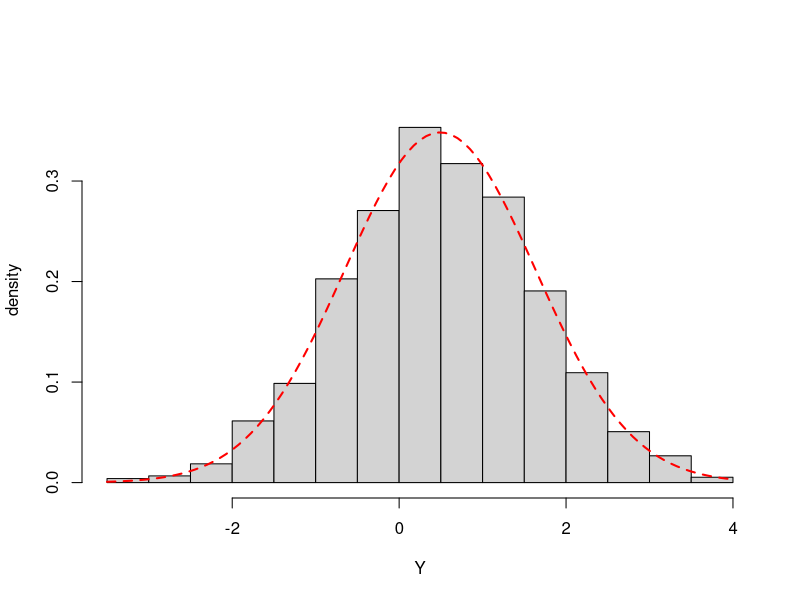
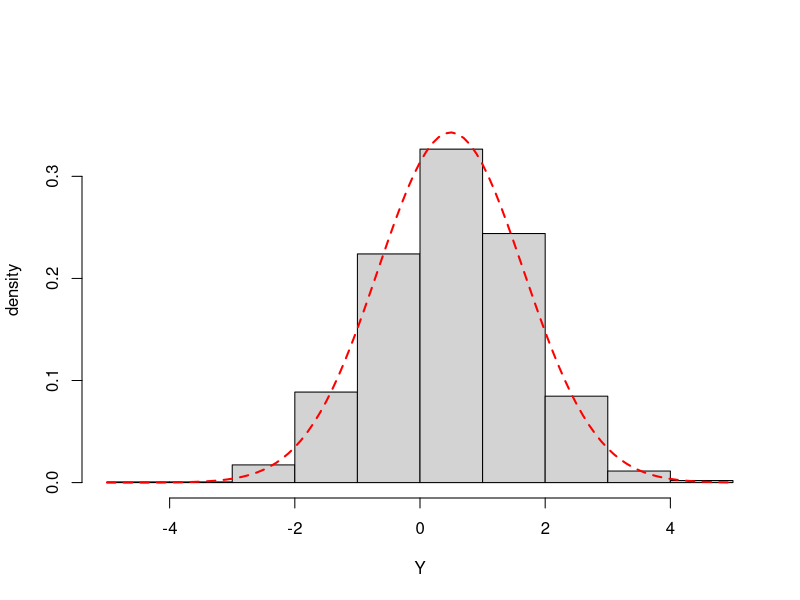
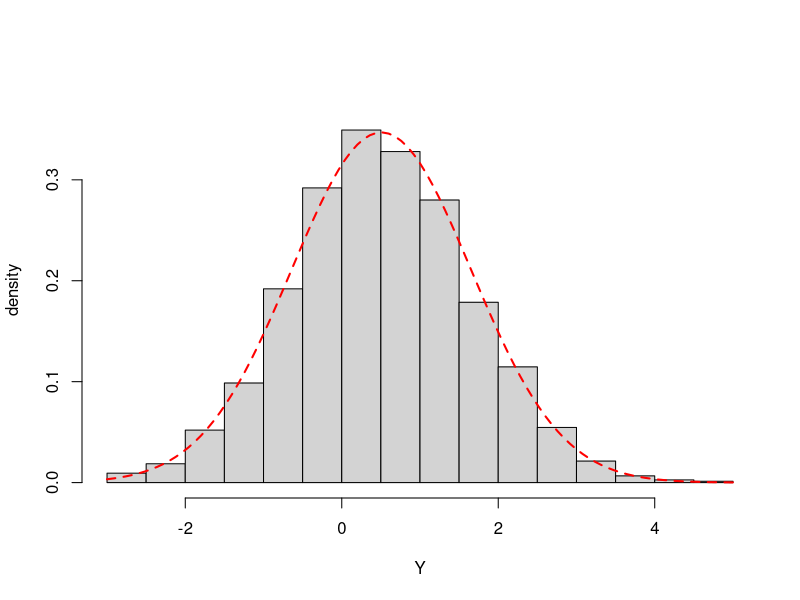
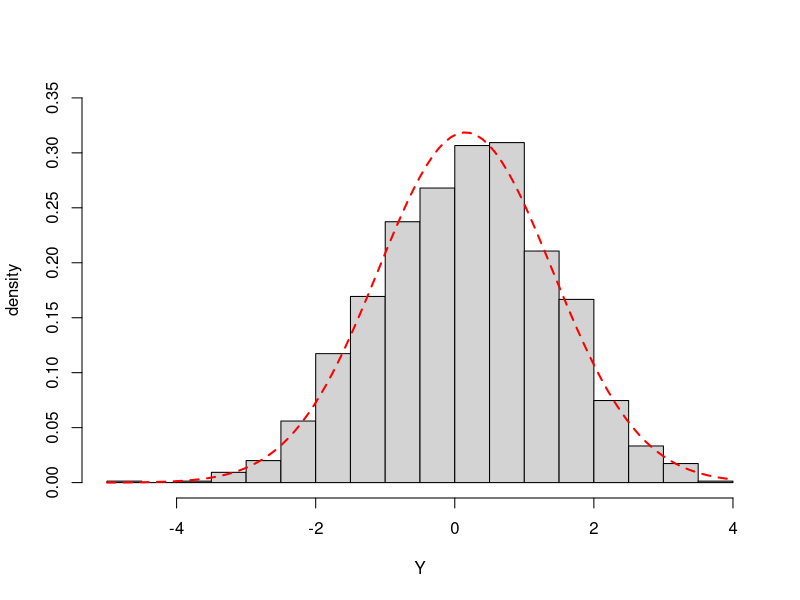
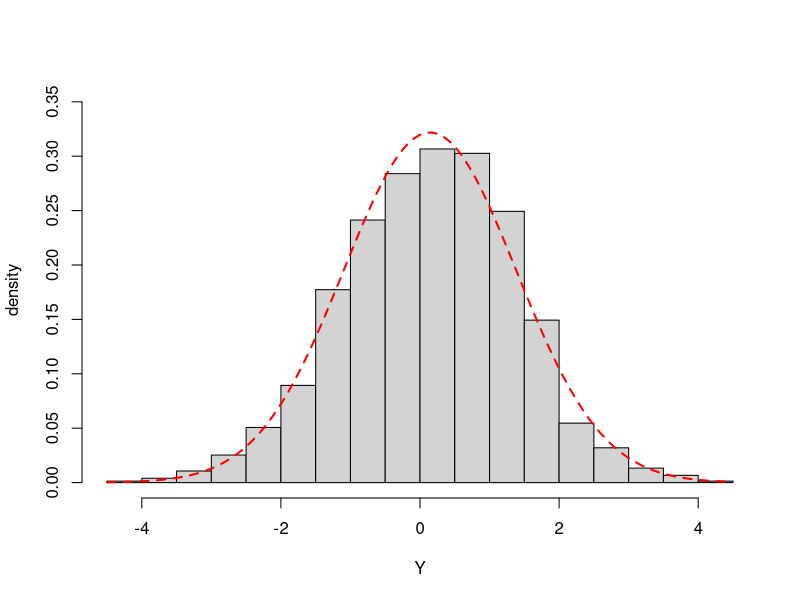
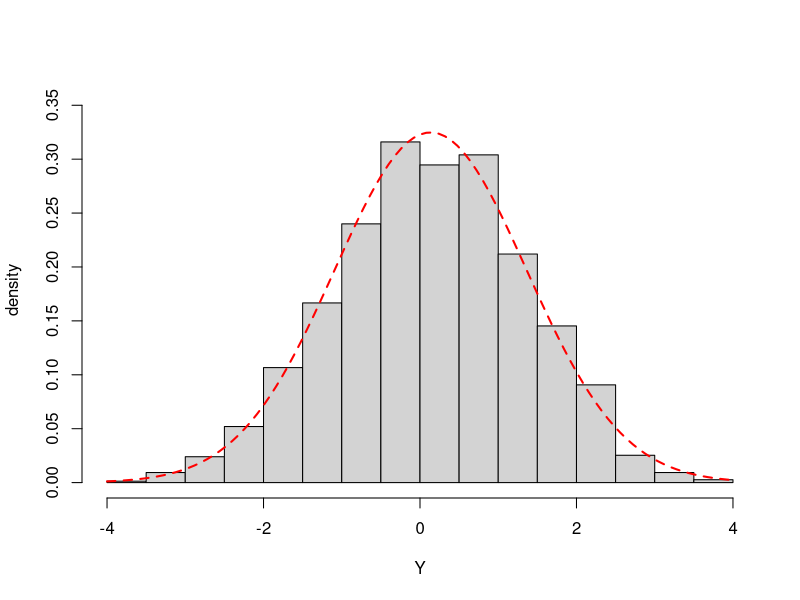
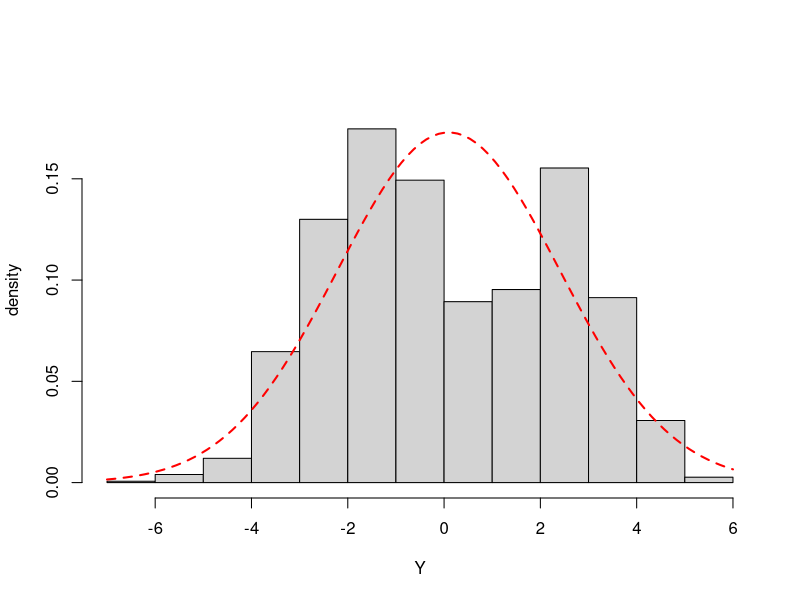
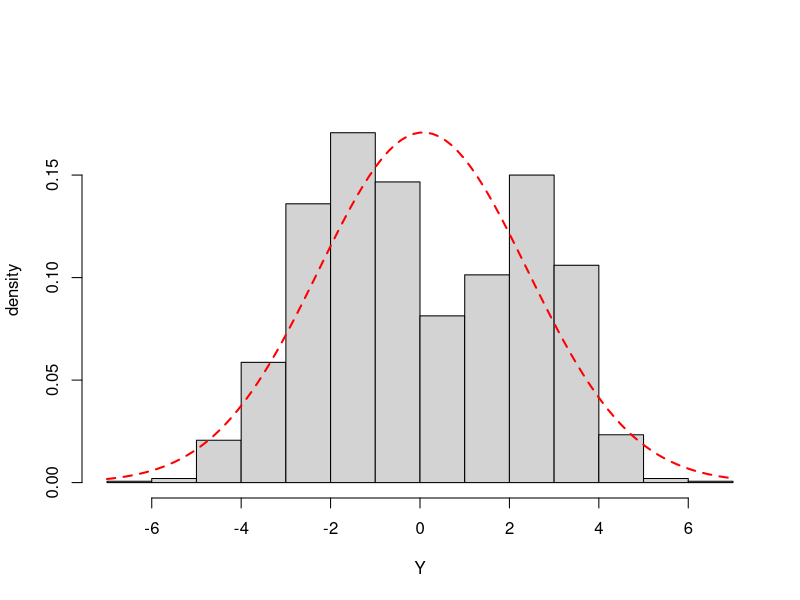

These figures' R source, in order:
## ---- chunk 1
knitr::opts_chunk$set(echo = TRUE)
## ---- chunk 2
### -------------------------------
### Function: generate_mrem_data()
### -------------------------------
# Generates one simulated meta-analysis dataset under a Mixture Random Effects Model (MREM)

generate_mrem_data <- function(K, pi_g, mu_g, tau2_g, s2_min = 0.5, s2_max = 1) {
  
  # ---- Check Inputs ----
  G <- length(pi_g)
  if (abs(sum(pi_g) - 1) > 1e-6) stop("Mixing proportions pi_g must sum to 1.")
  if (length(mu_g) != G | length(tau2_g) != G) stop("Lengths of pi_g, mu_g, and tau2_g must match.")
  
  # ---- Step 1: Generate component membership z_i ----
  z_i <- sample(1:G, size = K, replace = TRUE, prob = pi_g)
  
  # ---- Step 2: Generate true effect sizes δ*_i ----
  delta_i <- sapply(z_i, function(g) rnorm(1, mean = mu_g[g], sd = sqrt(tau2_g[g])))
  
  # ---- Step 3: Generate within-study variances s_i² ----
  s2_i <- runif(K, min = s2_min, max = s2_max)
  
  # ---- Step 4: Generate observed effect sizes Y_i ----
  Y_i <- rnorm(K, mean = delta_i, sd = sqrt(s2_i))
  
  # ---- Step 5: Return as data frame ----
  data.frame(
    study = 1:K,
    component = z_i,
    delta_true = delta_i,
    s2 = s2_i,
    Y = Y_i
  )
}
## ---- chunk 3
set.seed(315)

# Scenario 4: No mixture
pi_g <- c(1)
mu_g <- c(0.5)
tau2_g <- c(0.8^2)

K= 1500

run_count = c(100, 250, 450)

for(it in 1: 500){
  dat1 <- generate_mrem_data(K, pi_g, mu_g, tau2_g)
  if(it == run_count[1]){
    mu <- mean(dat1$Y)
    sigma <- sd(dat1$Y)

    hist(freq = FALSE, dat1$Y, main= "", xlab= "Y", ylab = "density",
         
         ylim = c(0, dnorm(mu, mu, sigma) * 1.1))
    
    
    curve(dnorm(x, mean = mu, sd = sigma),
      add = TRUE,          # Add to the existing plot
      col = "red",         # Color of the curve
      lwd = 2,             # Line width
      lty = 2)             # Line type (e.g., dashed)
  }
  
  if(it == run_count[2]){
    mu <- mean(dat1$Y)
    sigma <- sd(dat1$Y)

    hist(freq = FALSE, dat1$Y, main= "", xlab= "Y", ylab = "density",
         
         ylim = c(0, dnorm(mu, mu, sigma) * 1.1))
    
    
    curve(dnorm(x, mean = mu, sd = sigma),
      add = TRUE,          # Add to the existing plot
      col = "red",         # Color of the curve
      lwd = 2,             # Line width
      lty = 2)             # Line type (e.g., dashed)
  }
  
  if(it == run_count[3]){

    mu <- mean(dat1$Y)
    sigma <- sd(dat1$Y)

    hist(freq = FALSE, dat1$Y, main= "", xlab= "Y", ylab = "density",
         
         ylim = c(0, dnorm(mu, mu, sigma) * 1.1))
    
    
    curve(dnorm(x, mean = mu, sd = sigma),
      add = TRUE,          # Add to the existing plot
      col = "red",         # Color of the curve
      lwd = 2,             # Line width
      lty = 2)             # Line type (e.g., dashed)
  }
  
  
}



## ---- chunk 4
set.seed(1855)

# Scenario: 2-component mixture - unequal heterogeneity
pi_g <- c(0.56, 0.44)
mu_g <- c(-0.5, 1)
tau2_g <- c(0.6^2, 0.4^2)

K= 1500

run_count = c(100, 250, 450)

for(it in 1: 500){
  dat1 <- generate_mrem_data(K, pi_g, mu_g, tau2_g)
  if(it == run_count[1]){
    mu <- mean(dat1$Y)
    sigma <- sd(dat1$Y)

    hist(freq = FALSE, dat1$Y, main= "", xlab= "Y", ylab = "density",
         
         ylim = c(0, dnorm(mu, mu, sigma) * 1.1))
    
    
    curve(dnorm(x, mean = mu, sd = sigma),
      add = TRUE,          # Add to the existing plot
      col = "red",         # Color of the curve
      lwd = 2,             # Line width
      lty = 2)             # Line type (e.g., dashed)
  }
  
  if(it == run_count[2]){
    mu <- mean(dat1$Y)
    sigma <- sd(dat1$Y)

    hist(freq = FALSE, dat1$Y, main= "", xlab= "Y", ylab = "density",
         
         ylim = c(0, dnorm(mu, mu, sigma) * 1.1))
    
    
    curve(dnorm(x, mean = mu, sd = sigma),
      add = TRUE,          # Add to the existing plot
      col = "red",         # Color of the curve
      lwd = 2,             # Line width
      lty = 2)             # Line type (e.g., dashed)
  }
  
  if(it == run_count[3]){

    mu <- mean(dat1$Y)
    sigma <- sd(dat1$Y)

    hist(freq = FALSE, dat1$Y, main= "", xlab= "Y", ylab = "density",
         
         ylim = c(0, dnorm(mu, mu, sigma) * 1.1))
    
    
    curve(dnorm(x, mean = mu, sd = sigma),
      add = TRUE,          # Add to the existing plot
      col = "red",         # Color of the curve
      lwd = 2,             # Line width
      lty = 2)             # Line type (e.g., dashed)
  }
  
  
}


## ---- chunk 5
set.seed(315)
 
# Scenario: 3-component mixture
mu_g <- c(-2.5, -1, 2.5)
tau2_g <- c(0.7^2, 0.7^2, 0.6^2)
pi_g <- c(0.2, 0.4, 0.4)

K= 1500

run_count = c(100, 250, 450)

for(it in 1: 500){
  dat1 <- generate_mrem_data(K, pi_g, mu_g, tau2_g)
  if(it == run_count[1]){
    mu <- mean(dat1$Y)
    sigma <- sd(dat1$Y)

    hist(freq = FALSE, dat1$Y, main= "", xlab= "Y", ylab = "density",
         
         ylim = c(0, dnorm(mu, mu, sigma) * 1.1))
    
    
    curve(dnorm(x, mean = mu, sd = sigma),
      add = TRUE,          # Add to the existing plot
      col = "red",         # Color of the curve
      lwd = 2,             # Line width
      lty = 2)             # Line type (e.g., dashed)
  }
  
  if(it == run_count[2]){
    mu <- mean(dat1$Y)
    sigma <- sd(dat1$Y)

    hist(freq = FALSE, dat1$Y, main= "", xlab= "Y", ylab = "density",
         
         ylim = c(0, dnorm(mu, mu, sigma) * 1.1))
    
    
    curve(dnorm(x, mean = mu, sd = sigma),
      add = TRUE,          # Add to the existing plot
      col = "red",         # Color of the curve
      lwd = 2,             # Line width
      lty = 2)             # Line type (e.g., dashed)
  }
  
  if(it == run_count[3]){

    mu <- mean(dat1$Y)
    sigma <- sd(dat1$Y)

    hist(freq = FALSE, dat1$Y, main= "", xlab= "Y", ylab = "density",
         
         ylim = c(0, dnorm(mu, mu, sigma) * 1.1))
    
    
    curve(dnorm(x, mean = mu, sd = sigma),
      add = TRUE,          # Add to the existing plot
      col = "red",         # Color of the curve
      lwd = 2,             # Line width
      lty = 2)             # Line type (e.g., dashed)
  }
  
  
}

## ---- chunk 6
set.seed(315)

# Scenario: 2-component mixture - high heterogeneity
pi_g <- c(0.33, 0.67)
mu_g <- c(-1, 1)
tau2_g <- c(1.5^2, 1.2^2)

K= 1500

run_count = c(100, 250, 450)

for(it in 1: 500){
  dat1 <- generate_mrem_data(K, pi_g, mu_g, tau2_g)
  if(it == run_count[1]){
    mu <- mean(dat1$Y)
    sigma <- sd(dat1$Y)

    hist(freq = FALSE, dat1$Y, main= "", xlab= "Y", ylab = "density",
         
         ylim = c(0, dnorm(mu, mu, sigma) * 1.1))
    
    
    curve(dnorm(x, mean = mu, sd = sigma),
      add = TRUE,          # Add to the existing plot
      col = "red",         # Color of the curve
      lwd = 2,             # Line width
      lty = 2)             # Line type (e.g., dashed)
  }
  
  if(it == run_count[2]){
    mu <- mean(dat1$Y)
    sigma <- sd(dat1$Y)

    hist(freq = FALSE, dat1$Y, main= "", xlab= "Y", ylab = "density",
         
         ylim = c(0, dnorm(mu, mu, sigma) * 1.1))
    
    
    curve(dnorm(x, mean = mu, sd = sigma),
      add = TRUE,          # Add to the existing plot
      col = "red",         # Color of the curve
      lwd = 2,             # Line width
      lty = 2)             # Line type (e.g., dashed)
  }
  
  if(it == run_count[3]){

    mu <- mean(dat1$Y)
    sigma <- sd(dat1$Y)

    hist(freq = FALSE, dat1$Y, main= "", xlab= "Y", ylab = "density",
         
         ylim = c(0, dnorm(mu, mu, sigma) * 1.1))
    
    
    curve(dnorm(x, mean = mu, sd = sigma),
      add = TRUE,          # Add to the existing plot
      col = "red",         # Color of the curve
      lwd = 2,             # Line width
      lty = 2)             # Line type (e.g., dashed)
  }
  
  
}

